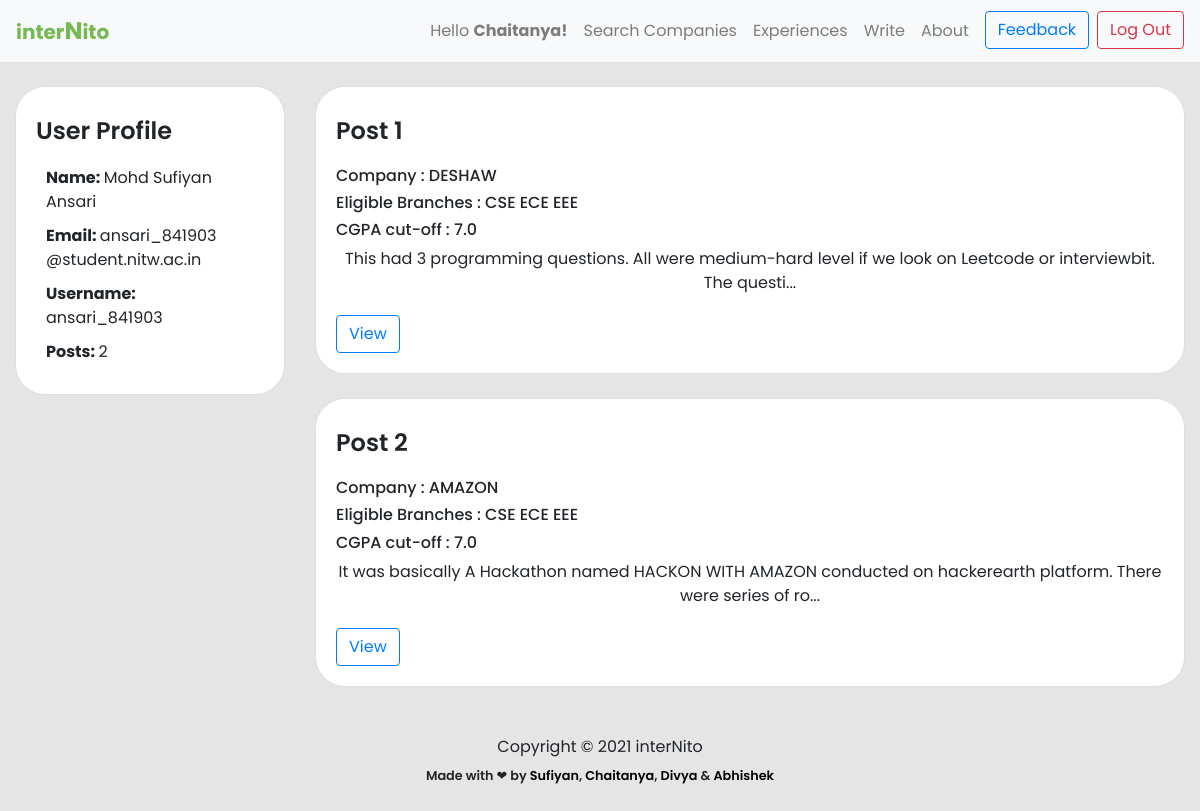
The app's page /profile/ansari_841903 (signed in), older data.
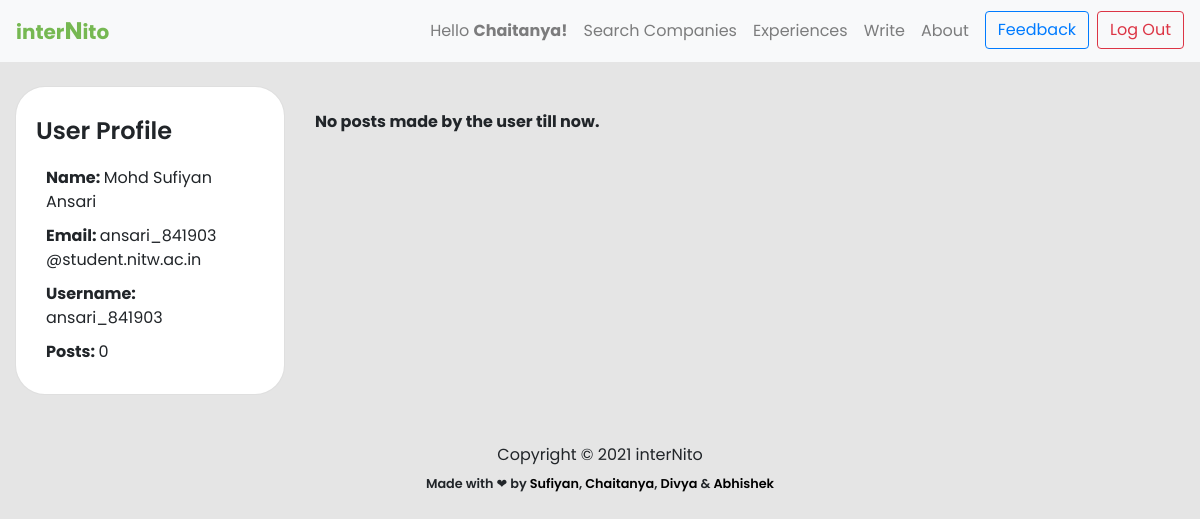
The same page, newer data.
### experience/models.py (models this page shows, shortened)
class Experience(models.Model):
    user = models.ForeignKey(User, on_delete = models.CASCADE)
    name = models.CharField(max_length=80)
    branch = models.CharField(max_length=255,blank=True)
    cgpa_cutoff = models.FloatField(blank=True)
    resume = models.TextField(blank=True)
    batch = models.CharField(max_length=255, blank=True)
    company = models.CharField(max_length=255,blank=False)
    summary = models.TextField(blank=False)
    period = models.CharField(max_length=255,blank=False)
    ot_summary = models.TextField(blank = True)
    ot_question1 = models.TextField(blank = True, null = True)
    ot_question1_link = models.TextField(blank = True, null = True, default = 'NONE')
    ot_question2 = models.TextField(blank = True, null = True)
    ot_question2_link = models.TextField(blank = True, null = True)
    ot_question3 = models.TextField(blank = True, null = True)
    ot_question3_link = models.TextField(blank = True, null = True)
    ot_question4 = models.TextField(blank = True, null = True)
    ot_question4_link = models.TextField(blank = True, null = True)
    round1_details = models.TextField(blank = True, null = True)
    round2_details = models.TextField(blank = True, null = True)
    round3_details = models.TextField(blank = True, null = True)
    final_summary = models.TextField(blank = True, null = True)

### experience/views.py (the view)
# urls.py: path('profile/<username>', views.profile, name='profile'),
@login_required()
def profile(request, username):
    try:
        user = User.objects.get(username=username)
        is_current_user = False
        if user.id == request.user.id:
            is_current_user = True
        posts = Experience.objects.filter(user=user)
        count = len(posts)
        msg_empty = False
        if count == 0:
            msg_empty = 'No posts made by the user till now.'
        context = {
            'user': user,
            'is_current_user': is_current_user,
            'posts': posts,
            'count': count,
            'msg_empty': msg_empty,
        }
        return render(request, 'profile.html', context)
    except User.DoesNotExist:
        responses = Experience.objects.all().order_by('-id')[:3]
        return render(request, 'home.html', {'responses': responses})

### templates/profile.html (shortened to what this page needs)
{% extends 'base.html' %} {% load static %} {% block content %}
<link rel="stylesheet" href="{% static 'css/post.css' %}" />
<link rel="stylesheet" href="{% static 'css/experience.css' %}" />
<div class="container-fluid body" style="font-family: 'Poppins', sans-serif">
  <div class="row">
    <div class="col-lg-3">
      <div class="card post-card mt-4">
        <div class="card-body">
          <h5 class="card-title">User Profile</h5>
          <p class="abt-info-title">
            <strong>Name: </strong>{{ user.first_name }} {{ user.last_name }}
          </p>
          <p class="abt-info-title">
            <strong>Email: </strong>{{ user.username }} @student.nitw.ac.in
          </p>
          <p class="abt-info-title">
            <strong>Username: </strong>{{ user.username }}
          </p>
          <p class="abt-info-title"><strong>Posts: </strong>{{count}}</p>
        </div>
      </div>
    </div>
    <div class="col-lg-9">
      {% if msg_empty %} <br><br>
      <p><strong>{{msg_empty}}</strong></p>
      {% endif %}
      {% for post in posts %}
      <div class="row">
        <div class="col">
          <div class="card post-card mt-4">
            <div class="card-body">
              <h4 class="card-title">Post {{ forloop.counter }}</h4>
              <h6>Company : {{ post.company }}</h6>
              <h6>Eligible Branches : {{ post.branch }}</h6>
              <h6>CGPA cut-off : {{ post.cgpa_cutoff }}</h6>
              <p class="card-text blog-text">{{ post.summary }}...</p>
              <a
                type="button"
                class="btn btn-outline-primary"
                href="{% url 'post' post.pk %}"
                >View</a
              >
            </div>
          </div>
        </div>
      </div>
      {% endfor %}
    </div>
  </div>
</div>
{% endblock content %}

Row changes from the older to the newer data that the page shows:
removed Experience: company "DESHAW", branch "CSE ECE EEE", cgpa_cutoff "7.0", summary "This had 3 programming questions. All were medium-hard level if we look on Leetcode or interviewbit. The questi"
removed Experience: company "AMAZON", branch "CSE ECE EEE", cgpa_cutoff "7.0", summary "It was basically A Hackathon named HACKON WITH AMAZON conducted on hackerearth platform. There were series of ro"
Text that changed along with them:
{{ count }}: "2" → "0"
{{ msg_empty }}: (not shown) → "No posts made by the user till now."
